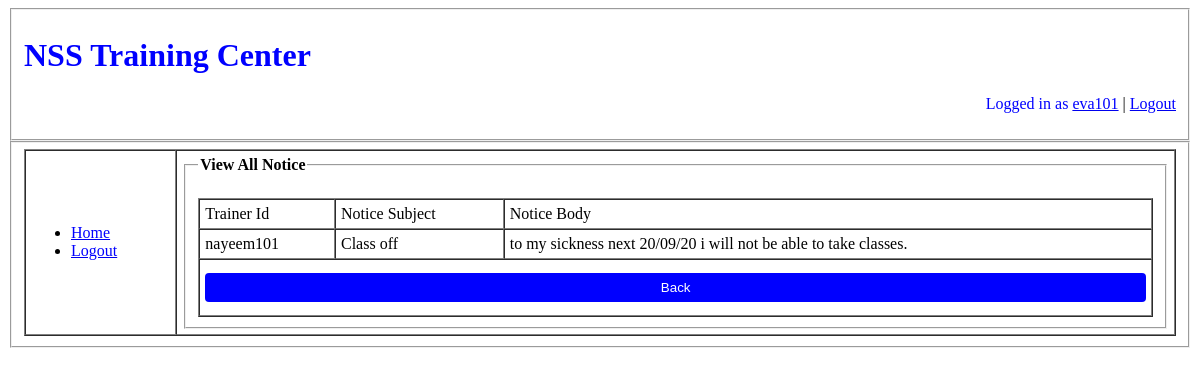
Page /views/studentViewNotice.php (signed in) on the committed database.
### tables this page shows
CREATE TABLE `trainernotice` (
  `id` int(10) NOT NULL,
  `trainerid` varchar(30) NOT NULL,
  `noticesubject` varchar(200) NOT NULL,
  `noticebody` varchar(2000) NOT NULL
);

### service/studentViewNoticeService.php (called while the page is built, shortened)
<?php
    function notice($userid)
	{
		$conn = dbConnection();
		$sql = "select * from student where studentid='{$userid}'";
		$result = mysqli_query($conn, $sql);
		$student = mysqli_fetch_assoc($result);
		$sql1 = "select * from course where courseid='{$student['courseid']}'";
		$result3 = mysqli_query($conn, $sql1);
		$course = mysqli_fetch_assoc($result3);
		$sql2 = "select * from trainernotice where trainerid='{$course['trainerid']}'";
		$result2 = mysqli_query($conn, $sql2);
		$notice = [];
		while($row = mysqli_fetch_assoc($result2)){
			array_push($notice, $row);
		}
		return $notice;
	}
?>

### views/studentViewNotice.php (the view, shortened to what this page needs)
<?php
	require_once('../service/studentViewNoticeService.php');
?>
<!DOCTYPE html>
<html>
<head>
	<link rel="stylesheet" type="text/css" href="../assets/css/studentStyle.css">
</head>
<body>
	<fieldset>
		<p><h1><font color='green'>NSS Training Center</font></h1></p>
		<?php
			if(!empty($_SESSION))
			{
				echo "<p align='right'><font color='black'>Logged in as </font><a href='viewProfileStudent.php'><font >".$_SESSION['userid']."</font></a> | <a href='../php/logout.php'><font >Logout</font></a></p>";
			}
			else
				echo "<p align='right'><font color='black'>Logged in as </font><a href='viewProfileStudent.php'><font >".$_COOKIE['userid']."</font></a> | <a href='../php/logout.php'><font >Logout</font></a></p>";
		?>
	</fieldset>
	<fieldset>
		<table cellspacing="0" cellpadding="5" border="1" width="100%">
			<tr>
				<td colspan="10">
					<ul>
						<?php
							if(!empty($_SESSION))
							{
								echo "<li><a href='studentHome.php'><font color='red'>Home</font></a></li>";
								echo "<li><a href='../php/logout.php'><font color='red'>Logout</font></a></li>";
							}
							else
							{
								echo "<li><a href='studentHome.php'><font color='red'>Home</font></a></li>";
								echo "<li><a href='../php/logout.php'><font color='red'>Logout</font></a></li>";
							}
						?>
					</ul>
				</td>
				<td rowspan="6">
					<fieldset>
					    <legend><b>View All Notice</b></legend>
						<br/>
						<table cellspacing="0" cellpadding="5" border="1" width="100%">
	                        <tr>
	                        	<td>Trainer Id</td>
	                       		<td>Notice Subject</td>
								<td>Notice Body</td>
							</tr>
							<?php
								if (!empty($_SESSION['userid']))
								{
									$userid = $_SESSION['userid'];
								}
								else
								{
									$userid = $_COOKIE['userid'];
								}
						    ?>
							<?php
			             	    $noticeDetails = notice($userid);
			             	    for ($i=0; $i < count($noticeDetails); $i++)
			             	    {
							?>
							<tr>
								<td><?=$noticeDetails[$i]['trainerid']?></td>
								<td><?=$noticeDetails[$i]['noticesubject']?></td>
								<td><?=$noticeDetails[$i]['noticebody']?></td>
							</tr>
							<?php
								}
							?>
							<tr>
								<td colspan="3">
									<a href="studentHome.php">
										<button type="button">
											Back
										</button>
									</a>
								</td>
							</tr>
	                    </table>
	                </fieldset>
				</td>
			</tr>
		</table>
	</fieldset>
</body>
</html>

### assets/css/studentStyle.css (style rules this page uses)
font { color:blue; }
table { text-align: left; }
button { width: 100%; background-color: blue; color: white; padding: 7px 7px; margin: 8px 0; border: none; border-radius: 4px; cursor: pointer; }

### rows in the picture
trainernotice: trainerid "nayeem101", noticesubject "Class off", noticebody "to my sickness next 20/09/20 i will not be able to take classes."

### other values in the picture
$_SESSION['userid'] "eva101"
